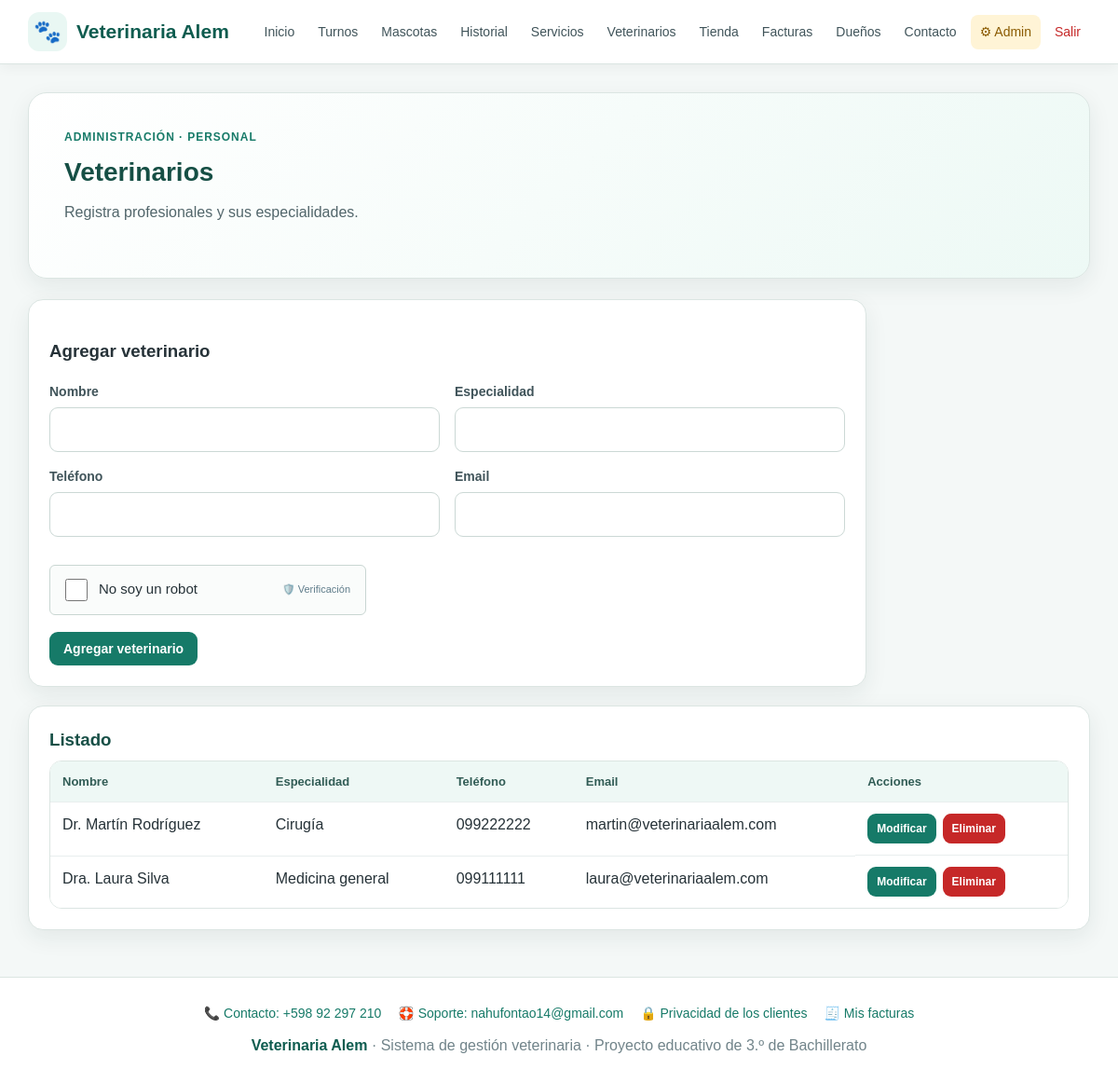
/admin/veterinarios.php (signed in), run on the app's committed database.
### tables this page shows
CREATE TABLE veterinarios(
 id INT AUTO_INCREMENT PRIMARY KEY,
 nombre VARCHAR(100) NOT NULL,
 especialidad VARCHAR(100),
 telefono VARCHAR(30),
 email VARCHAR(150)
);

### admin/veterinarios.php (the view, shortened to what this page needs)
<?php
require "../includes/captcha.php";
require "../conexion.php";
$r = $conexion->query("SELECT * FROM veterinarios ORDER BY id DESC");
require "../includes/header.php";
?>
<section class="hero">
    <div class="hero-kicker">Administración · Personal</div>
    <h2>Veterinarios</h2>
    <p>Registra profesionales y sus especialidades.</p>
</section>
<div class="form-card">
    <h3>Agregar veterinario</h3>
    <form method="post">
        <div class="form-grid">
            <div class="field"><label>Nombre</label><input name="nombre" required></div>
            <div class="field"><label>Especialidad</label><input name="especialidad" required></div>
            <div class="field"><label>Teléfono</label><input name="telefono" required></div>
            <div class="field"><label>Email</label><input type="email" name="email" required></div>
        </div>
        <br>
        <?= captcha_html() ?>
        <div class="form-actions"><button class="btn" type="submit">Agregar veterinario</button></div>
    </form>
</div>
<div class="table-card">
    <h3>Listado</h3>
    <div class="table-wrap">
        <table>
            <tr><th>Nombre</th><th>Especialidad</th><th>Teléfono</th><th>Email</th><th>Acciones</th></tr>
            <?php while ($x = $r->fetch_assoc()): ?>
                <tr>
                    <td><?= htmlspecialchars($x["nombre"]) ?></td>
                    <td><?= htmlspecialchars($x["especialidad"]) ?></td>
                    <td><?= htmlspecialchars($x["telefono"]) ?></td>
                    <td><?= htmlspecialchars($x["email"]) ?></td>
                    <td class="actions">
                        <a class="btn small" href="editar.php?tabla=veterinarios&id=<?= $x["id"] ?>">Modificar</a>
                        <a class="btn danger small" href="eliminar.php?tabla=veterinarios&id=<?= $x["id"] ?>">Eliminar</a>
                    </td>
                </tr>
            <?php endwhile; ?>
        </table>
    </div>
</div>
<?php require "../includes/footer.php"; ?>

### css/estilos.css (style rules this page uses)
* { box-sizing:border-box }
:root { --verde:#167a68; --verde-oscuro:#0e5c4f; --verde-claro:#e9f7f3; --azul:#2563eb; --rojo:#c62828; --amarillo:#d88900; --texto:#263238; --gris:#607d8b; --fondo:#f4f8f7; --blanco:#ffffff; --borde:#dbe5e2; --sombra:0 8px 24px rgba(25,55,50,.08); }
html { scroll-behavior:smooth }
body { margin:0; font-family:Arial,Helvetica,sans-serif; background:var(--fondo); color:var(--texto); line-height:1.5; }
a { color:var(--verde);text-decoration:none }
.hero { background:linear-gradient(135deg,#ffffff 0%,#edf9f5 100%); border:1px solid var(--borde); border-radius:20px; padding:38px; box-shadow:var(--sombra); margin-bottom:22px; }
.hero-kicker { color:var(--verde); font-weight:700; text-transform:uppercase; letter-spacing:.08em; font-size:12px; margin-bottom:8px; }
.hero h1,.hero h2 { margin:0 0 10px; color:#164f45; }
.hero h2 { font-size:28px }
.hero p { margin:0 0 20px;color:#52666b;max-width:760px }
.card,.form-card,.table-card { background:var(--blanco); border:1px solid var(--borde); border-radius:16px; padding:22px; box-shadow:var(--sombra); margin-bottom:20px; }
.card h3,.table-card h3 { margin:0 0 8px; color:#174f46; }
.btn { display:inline-block; border:0; background:var(--verde); color:#fff; padding:10px 15px; border-radius:9px; font-weight:700; font-size:14px; cursor:pointer; text-decoration:none; }
.btn.danger { background:var(--rojo) }
.btn.small { padding:7px 10px;font-size:12px }
.actions { display:flex; gap:7px; flex-wrap:wrap; align-items:center; }
.form-card { max-width:900px; }
.form-grid { display:grid; grid-template-columns:repeat(2,minmax(0,1fr)); gap:16px; }
.field { display:flex; flex-direction:column; gap:6px; }
.field label { font-size:14px; font-weight:700; color:#40545a; }
input,select,textarea { width:100%; padding:11px 12px; border:1px solid #cbd8d5; border-radius:9px; background:#fff; color:var(--texto); font:inherit; outline:none; }
.form-actions { display:flex; gap:9px; flex-wrap:wrap; margin-top:18px; }
.table-wrap { overflow-x:auto; background:#fff; border:1px solid var(--borde); border-radius:13px; }
table { width:100%; min-width:650px; border-collapse:collapse; background:#fff; }
th,td { padding:12px 13px; border-bottom:1px solid #e8eeee; text-align:left; vertical-align:top; }
th { background:#eef8f5; color:#315c55; font-size:13px; }
tr:last-child td { border-bottom:0 }

### data on the page
veterinarios: nombre "Dr. Martín Rodríguez", especialidad "Cirugía", telefono "099222222", email "martin@veterinariaalem.com"
veterinarios: nombre "Dra. Laura Silva", especialidad "Medicina general", telefono "099111111", email "laura@veterinariaalem.com"

### other printed values
VET_TELEFONO "+598 92 297 210"
VET_EMAIL_SOPORTE "nahufontao14@gmail.com"
